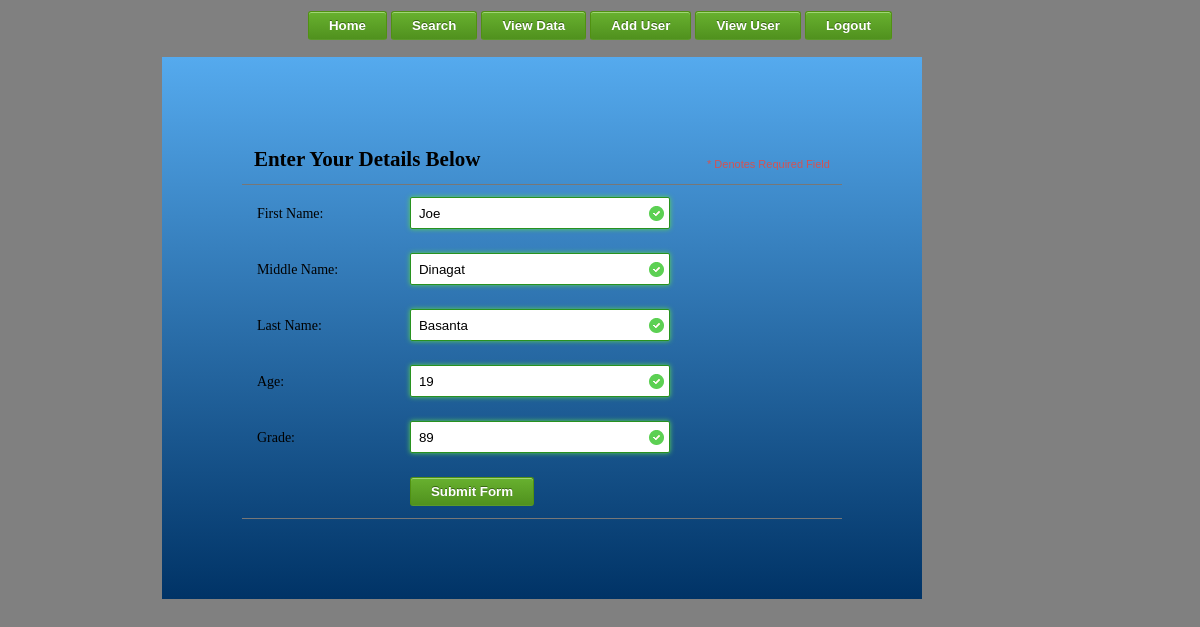
The app's page /edit.php?id=1 (signed in) with its own data.
### tables this page shows
CREATE TABLE IF NOT EXISTS `data` (
  `id` int(10) unsigned NOT NULL AUTO_INCREMENT,
  `fname` varchar(20) NOT NULL,
  `mname` varchar(20) NOT NULL,
  `lname` varchar(20) NOT NULL,
  `age` int(10) NOT NULL,
  `grade` int(10) NOT NULL,
  PRIMARY KEY (`id`)
);

### edit.php (the view, shortened to what this page needs)
<?php
if (isset($_GET['id']) && is_numeric($_GET['id']))
 {
 $id = $_GET['id'];;
 }
$edit = mysql_query("select * from data where id ='$id'");
while($row = mysql_fetch_array($edit)){
?>
<!DOCTYPE html>
<html>
<head>
	<link rel="stylesheet" media="screen" href="styles.css" >
</head>
<body>
<table align="center">
		<tr>
			<td><button class="submit" type="submit"><a href="home.php">Home</a></button></td>
			<td><button class="submit" type="submit"><a href="find.php">Search</a></button></td>
			<td><button class="submit" type="submit"><a href="view.php">View Data</a></button></td>
			<?php
				if($_SESSION['valid']=='admin'){
				echo "<td><button class='submit' type='submit'><a href='add.php'>Add User</a></button></td>";
				echo "<td><button class='submit' type='submit'><a href='users.php'>View User</a></button></td>";
				}
			?>
			<td><button class="submit" type="submit"><a href="logout.php">Logout</a></button></td>
		</tr>
</table>
<form class="contact_form" action="update.php" method="post" name="contact_form">
    <ul>
        <li>
             <h2>Enter Your Details Below</h2>
             <span class="required_notification">* Denotes Required Field</span>
        </li>
        <li>
            <label for="name">First Name:</label>
            <input type="text"  placeholder="Joe" required  name="name" value="<?php echo $row['fname']; ?>"/>
        </li>
	 <li>
            <label for="name">Middle Name:</label>
            <input type="text"  placeholder="Dinagat" required name="mname" value="<?php echo $row['mname']; ?>"/>
        </li>
         <li>
            <label for="name">Last Name:</label>
            <input type="text"  placeholder="Basanta" required name="lname" value="<?php echo $row['lname']; ?>"/>
        </li>
	 <li>
            <label for="name">Age:</label>
            <input type="text"  placeholder="19" required name="age" value="<?php echo $row['age']; ?>"/>
        </li>
	 <li>
            <label for="name">Grade:</label>
            <input type="text"  placeholder="90" required  name="grade" value="<?php echo $row['grade']; ?>"/>
        </li>
        <li>
        	<button class="submit" type="submit">Submit Form</button>
        </li>
    </ul>
</form>
<?php
}
?>
</body>
</html>

### styles.css (style rules this page uses)
body { font: 14px/21px "Lucida Sans", "Lucida Grande", "Lucida Sans Unicode", sans-serif;background:gray; }
.contact_form h2, .contact_form label { font-family:Georgia, Times, "Times New Roman", serif; }
.form_hint, .required_notification { font-size: 11px; }
.contact_form ul { width:600px; list-style-type:none; list-style-position:outside; margin-left:13%; padding:80px; background: #2a6da9; background: -moz-linear-gradient(top, #55aaee, #003366); background: -webkit-gradient(linear, left top, left bottom, from(#55aaee), to(#003366)); }
.contact_form li { padding:12px; border-bottom:0px solid #eee; position:relative; }
.contact_form li:first-child, .contact_form li:last-child { border-bottom:1px solid #777; }
.contact_form h2 { margin:0; display: inline; }
.required_notification { color:#d45252; margin:5px 0 0 0; display:inline; float:right; }
.contact_form label { width:150px; margin-top: 3px; display:inline-block; float:left; padding:3px; }
.contact_form input { height:20px; width:220px; padding:5px 8px; }
.contact_form button { margin-left:156px; }
.contact_form input, .contact_form select, .contact_form textarea { border:1px solid #aaa; box-shadow: 0px 0px 3px #ccc, 0 10px 15px #eee inset; border-radius:2px; padding-right:30px; -moz-transition: padding .25s; -webkit-transition: padding .25s; -o-transition: padding .25s; transition: padding .25s; }
.contact_form input:required, .contact_form select:required, .contact_form textarea:required { background: #fff url(images/red_asterisk.png) no-repeat 98% center; }
.contact_form input:required:valid, .contact_form select:required:valid, .contact_form textarea:required:valid { background: #fff url(images/valid.png) no-repeat 98% center; box-shadow: 0 0 5px #5cd053; border-color: #28921f; }
button.submit { background-color: #68b12f; background: -webkit-gradient(linear, left top, left bottom, from(#68b12f), to(#50911e)); background: -webkit-linear-gradient(top, #68b12f, #50911e); background: -moz-linear-gradient(top, #68b12f, #50911e); background: -ms-linear-gradient(top, #68b12f, #50911e); background: -o-linear-gradient(top, #68b12f, #50911e); background: linear-gradient(top, #68b12f, #50911e); border: 1px solid #509111; border-bottom: 1px solid #5b992b; border-radius: 3px; -webkit-border-radius: 3px; -moz-border-radius: 3px; -ms-border-radius: 3px; -o-border-radius: 3px; box-shadow: inset 0 1px 0 0 #9fd574; -webkit-box-shadow: 0 1px 0 0 #9fd574 inset ; -moz-box-shadow: 0 1px 0 0 #9fd574 inset; -ms-box-shadow: 0 1px 0 0 #9fd574 inset; -o-box-shadow: 0 1px 0 0 #9fd574 inset; color: white; font-weight: bold; padding: 6px 20px; text-align: center; text-shadow: 0 -1px 0 #396715; }
a { color:#fff; text-decoration:none; }

### records on screen
data: name "Joe", mname "Dinagat", lname "Basanta", age "19", grade "89"
